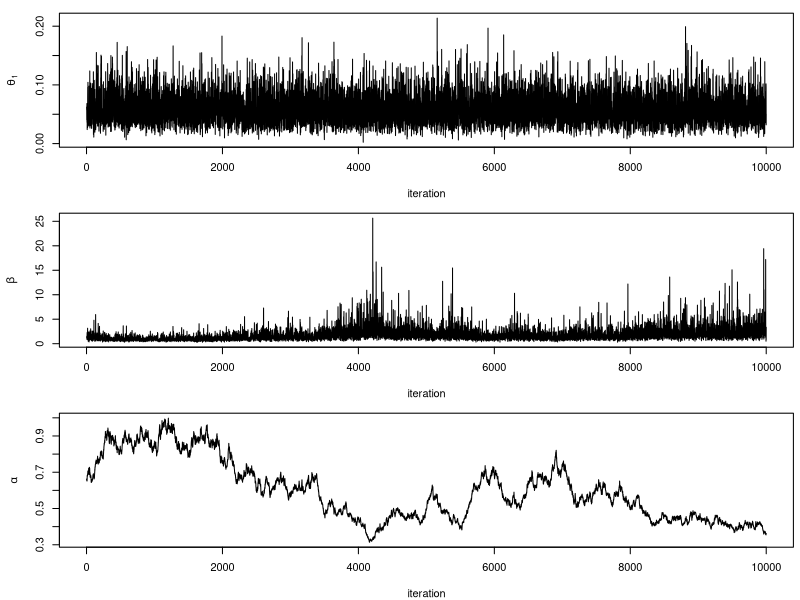

Recreate this plot in R.
###########################################################################
#####  Now assume alpha is unknown, and assign a hyperprior for alpha #####
#####  h(alpha) = Exp(mu), with mu=1                                  #####
#####  Use MH-Gibbs hybrid algorithm to conduct posterior sampling    #####
#####  Use N(alpha^t-1,tau^2) as the proposal density for the MH step #####
###########################################################################


rm(list=ls())
# set.seed(12345)

library(MCMCpack) # this contains the function to generate inv-gamma random variable

### First, read data from txt file
data <- read.table(here::here('lectures/pump_data.txt'),header=T)
#data <- read.table('D:/4. Teaching/UM_SPH7440/Notes_Sp2016/L5.Sampling_in_R/data/pump_data.txt',header=T)

k <- dim(data)[1]
y <- data$Y
t <- data$t


### Specify priors and MH proposal stepsize
c <- 0.1
d <- 1
mu <- 1
tau <- 0.01


### define the function to calculate log (unnormalized) full conditional for alpha
log.full.a <- function(a,theta,beta){
    (exp(a)-1)*sum(log(theta)) - k*log(gamma(exp(a))) - k*exp(a)*log(beta) - exp(a)/mu + a
}


### Specify MCMC runs, burnin numbers
runs <- 10000; 
burn <- 1000; 


### Specify initial values 
theta.init <- rep(1,k)
beta.init <- 1
alpha.init <- 1


### Create arrays to store MCMC samples
theta.save <- array(NA,c(runs,10))
beta.save <- array(NA,runs)
alpha.save <- array(NA,runs)

accept.flag <- array(0)  # record movements of alpha chains


### Now conduct Gibbs sampling
theta <- theta.init
beta <- beta.init
alpha <- alpha.init
a <- log(alpha)

for(iter in 1:(runs+burn)){ 
    
    # at each iteration t
    
    # Step 1: generate each theta_i from Gamma full conditional
    for(i in 1:k) {
        theta[i] <- rgamma(1,y[i]+alpha,rate=t[i]+1/beta)
    }
    
    # Step 2: generate beta from Inverse-Gamma full condtional
    beta <- rinvgamma(1,k*alpha+c,scale=sum(theta)+1/d)
    
    # Step 3: use MH algorithm to sample a from its full conditional
    # step 3.1: generate a proposal value of a conditional on its current value
    a.prop <- rnorm(1,a,tau)
    
    # step 3.2: calculate log ratio for the unnormalized full conditional distribution
    log.ratio <- log.full.a(a.prop,theta,beta) - log.full.a(a,theta,beta)
    
    # step 3.3: accept/reject the candidate value of a
    if(log(runif(1)) < log.ratio) {
        a <- a.prop
        accept.flag <- accept.flag+1
        alpha <- exp(a)
    }
    
    
    # save the current value of theta after burnin interations
    if(iter>burn) {
        theta.save[iter-burn,] <- theta
        beta.save[iter-burn] <- beta
        alpha.save[iter-burn] <- alpha
    }
}


### Check convergence
# acceptance rate
accept.flag/(runs+burn)

# trace plot
par(mfrow=c(3,1),mar=c(4,4.5,1,0.5))
plot(theta.save[,1],type='l',xlab='iteration',ylab=expression(theta[1]))
plot(beta.save,type='l',xlab='iteration',ylab=expression(beta))
plot(alpha.save,type='l',xlab='iteration',ylab=expression(alpha))

summary(theta.save)
summary(beta.save)
summary(alpha.save)
